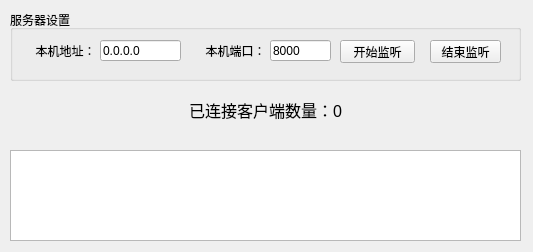
<?xml version="1.0" encoding="UTF-8"?>
<ui version="4.0">
 <class>TCP_ServerWidget</class>
 <widget class="QWidget" name="TCP_ServerWidget">
  <property name="geometry">
   <rect>
    <x>0</x>
    <y>0</y>
    <width>533</width>
    <height>252</height>
   </rect>
  </property>
  <property name="windowTitle">
   <string>TCP_ServerWidget</string>
  </property>
  <widget class="QLabel" name="TcpClientNumberLabel">
   <property name="geometry">
    <rect>
     <x>20</x>
     <y>90</y>
     <width>491</width>
     <height>41</height>
    </rect>
   </property>
   <property name="text">
    <string>&lt;html&gt;&lt;head/&gt;&lt;body&gt;&lt;p align=&quot;center&quot;&gt;&lt;span style=&quot; font-size:12pt;&quot;&gt;已连接客户端数量：0&lt;/span&gt;&lt;/p&gt;&lt;/body&gt;&lt;/html&gt;</string>
   </property>
  </widget>
  <widget class="QTextEdit" name="logShowTextEdit">
   <property name="geometry">
    <rect>
     <x>10</x>
     <y>150</y>
     <width>511</width>
     <height>91</height>
    </rect>
   </property>
  </widget>
  <widget class="QGroupBox" name="groupBox">
   <property name="geometry">
    <rect>
     <x>10</x>
     <y>10</y>
     <width>511</width>
     <height>71</height>
    </rect>
   </property>
   <property name="title">
    <string>服务器设置</string>
   </property>
   <widget class="QLineEdit" name="TCPServerIPLineEdit">
    <property name="geometry">
     <rect>
      <x>90</x>
      <y>30</y>
      <width>81</width>
      <height>21</height>
     </rect>
    </property>
    <property name="text">
     <string>0.0.0.0</string>
    </property>
   </widget>
   <widget class="QPushButton" name="TCPServerListenPushButton">
    <property name="geometry">
     <rect>
      <x>330</x>
      <y>30</y>
      <width>75</width>
      <height>23</height>
     </rect>
    </property>
    <property name="text">
     <string>开始监听</string>
    </property>
   </widget>
   <widget class="QLabel" name="label">
    <property name="geometry">
     <rect>
      <x>180</x>
      <y>30</y>
      <width>91</width>
      <height>23</height>
     </rect>
    </property>
    <property name="text">
     <string>&lt;html&gt;&lt;head/&gt;&lt;body&gt;&lt;p align=&quot;center&quot;&gt;本机端口：&lt;/p&gt;&lt;/body&gt;&lt;/html&gt;</string>
    </property>
   </widget>
   <widget class="QLineEdit" name="TCPServerPortLineEdit">
    <property name="geometry">
     <rect>
      <x>260</x>
      <y>30</y>
      <width>61</width>
      <height>21</height>
     </rect>
    </property>
    <property name="text">
     <string>8000</string>
    </property>
   </widget>
   <widget class="QPushButton" name="TCPServerCloseListenPushButton">
    <property name="geometry">
     <rect>
      <x>420</x>
      <y>30</y>
      <width>71</width>
      <height>23</height>
     </rect>
    </property>
    <property name="text">
     <string>结束监听</string>
    </property>
   </widget>
   <widget class="QLabel" name="label_2">
    <property name="geometry">
     <rect>
      <x>10</x>
      <y>30</y>
      <width>91</width>
      <height>23</height>
     </rect>
    </property>
    <property name="text">
     <string>&lt;html&gt;&lt;head/&gt;&lt;body&gt;&lt;p align=&quot;center&quot;&gt;本机地址：&lt;/p&gt;&lt;/body&gt;&lt;/html&gt;</string>
    </property>
   </widget>
  </widget>
 </widget>
 <resources/>
 <connections/>
</ui>
